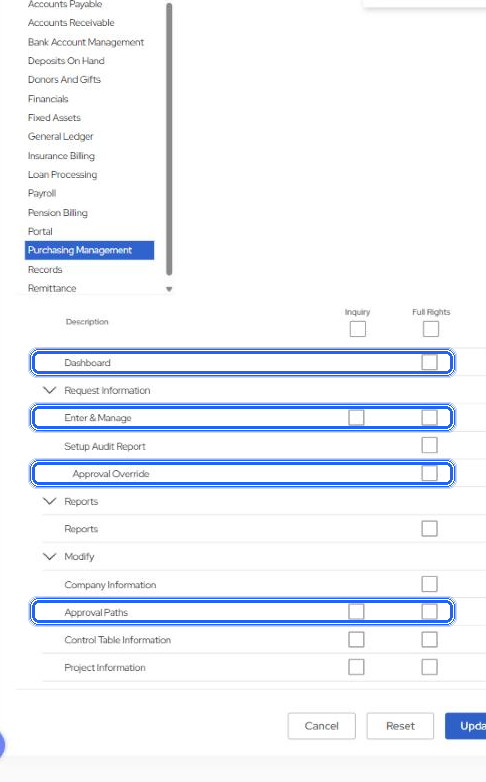
#> input picture docs/Pics/Permissions/taskrole-purchasing.png, 486 x 782 px, given in place of taskrole-purchasing.jpg, which was not available
$ python highlight-taskrole-pics-2026-10-17.py
#> lines starting #> are read from the running program, lines starting #| are printed output that depends on the picture; pictures that were not available may be replaced by others from this repository, and a replacement may not be noted
# Highlight the rows that matter on the Task Role editor pictures (17 Oct 2026).
# Row bands are found from the table's horizontal rules, then each requested y is snapped to its band.
from PIL import Image, ImageDraw
import os
SRC = r"C:\Users\ocurran\AppData\Local\Temp\claude\C--Users-ocurran\757e49f3-a29b-471e-8afb-fe14ef9b4809\scratchpad\oldui"
OWN = r"C:\Users\ocurran\AppData\Local\Temp\claude\C--Users-ocurran\757e49f3-a29b-471e-8afb-fe14ef9b4809\images\67.png"
DST = r"C:\Users\ocurran\Desktop\For Dashboard\Step 7 - Version 2\Complete Version 2\docs\Pics\Permissions"
BLUE = (37, 99, 235)   # a brand-like blue, drawn 3px with a soft outer glow


def rules(im, x0, x1, ymin, ymax):
    """y positions of thin horizontal grey rules spanning most of x0..x1"""
#> called with x0 = 40, x1 = 440, ymin = 0, ymax = 782
    px = im.load(); out = []
    for y in range(ymin, ymax):
        dark = 0; n = 0
        for x in range(x0, x1, 2):
            r, g, b = px[x, y]; n += 1
            if r < 236 and abs(r - g) < 8 and abs(g - b) < 8: dark += 1
        if dark > n * 0.7: out.append(y)
#> after the loop, out = [768, 769, 770, 771, 772, 773, 774, 775, 776, 777, 778, 779, 780, 781]
    # collapse runs
    bands = []
    for y in out:
        if bands and y - bands[-1][1] <= 2: bands[-1][1] = y
        else: bands.append([y, y])
#> this loop made 14 passes
#> after the loop, bands = [[768, 781]]
    return [b[0] for b in bands]


HALF = 13
def snap(ys, y):
    """a fixed band around the row centre (the table's rules are too faint to detect reliably)"""
    return y - HALF, y + HALF


def box(d, x0, y0, x1, y1):
    for k, a in ((4, 60), (3, 120), (2, 255)):
        d.rounded_rectangle((x0 - k, y0 - k, x1 + k, y1 + k), radius=8, outline=BLUE + (a,), width=1)
    d.rounded_rectangle((x0, y0, x1, y1), radius=7, outline=BLUE + (255,), width=3)


def mark(name, src_jpg, crop, rows, xr, scan):
    im = Image.open(src_jpg).convert("RGB").crop(crop)
    ys = rules(im, scan[0], scan[1], 0, im.size[1])
#> ys = [768]
    ov = Image.new("RGBA", im.size, (0, 0, 0, 0)); d = ImageDraw.Draw(ov)
#> after `ov = Image.new('RGBA', im.size, (0, 0, 0, 0))`: ov: PIL image 486x782 RGBA; every value is 0
    for y in rows:
        t, b = snap(ys, y)
        box(d, xr[0], t + 2, xr[1], b - 2)
#> this loop made 4 passes
#> (t, b) on passes 1 to 4: (349, 375), (404, 430), (460, 486), (598, 624)
    out = Image.alpha_composite(im.convert("RGBA"), ov).convert("RGB")
    out.save(os.path.join(DST, name + ".png"), optimize=True)
    print(name, "rules:", len(ys), "rows:", [snap(ys, y) for y in rows])
#| taskrole-purchasing rules: 1 rows: [(349, 375), (404, 430), (460, 486), (598, 624)]


C = (60, 14, 546, 796)     # the page card in the 800x1155 pane captures
X = (32, 452)              # label column start .. past the Full Rights box
S = (40, 440)              # where to scan for rules
# requested rows, in cropped coordinates (capture y minus 14)
mark("taskrole-purchasing", os.path.join(SRC, "taskrole-purchasing.jpg"), C, [362, 417, 473, 611], X, S)
mark("taskrole-payables", os.path.join(SRC, "taskrole-payables.jpg"), C, [131, 412, 489], X, S)
#> call 2 of mark, with name = 'taskrole-payables', crop = (60, 14, 546, 796), xr = (32, 452), scan = (40, 440)
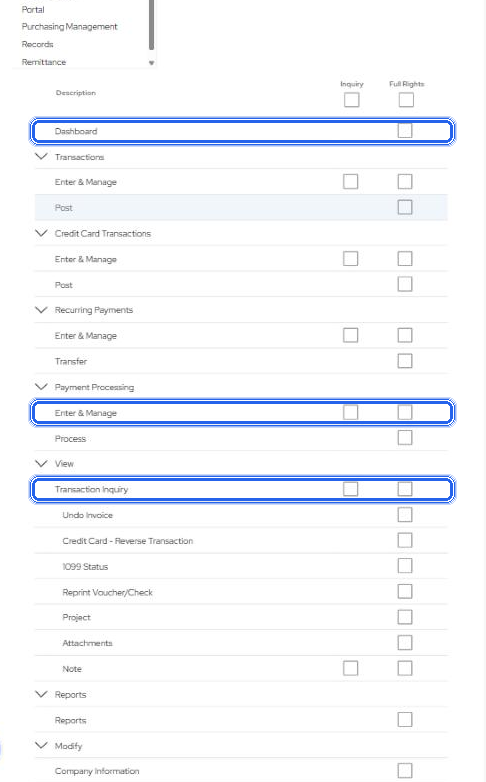
#> input picture docs/Pics/Permissions/taskrole-payables.png, 486 x 782 px, given in place of taskrole-payables.jpg, which was not available
#> in mark (call 2), `im = Image.open(src_jpg).convert("RGB").crop(crop)`:
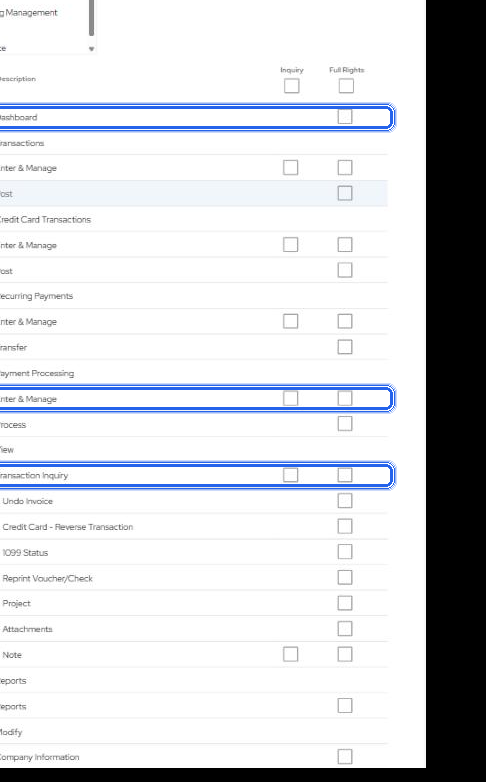
#> im: PIL image 486x782 RGB; mean R, G, B 210.3, 212.3, 216.5
#> the loop in rules (call 2), `for y in out:` made 20 passes
#> y on passes 1 to 12: 180, 205, 487, 615, 641, 743, 768, 769, 770, 771, 772, 773
#> in mark (call 2), `ys = rules(im, scan[0], scan[1], 0, im.size[1])`: ys = [180, 205, 487, 615, 641, 743, 768]
#> the loop in mark (call 2), `for y in rows:` made 3 passes
#> (t, b) on passes 1 to 3: (118, 144), (399, 425), (476, 502)
#| taskrole-payables rules: 7 rows: [(118, 144), (399, 425), (476, 502)]
mark("taskrole-bank", os.path.join(SRC, "taskrole-bank.jpg"), C, [549], X, S)
#> call 3 of mark, with name = 'taskrole-bank', crop = (60, 14, 546, 796), xr = (32, 452), scan = (40, 440)
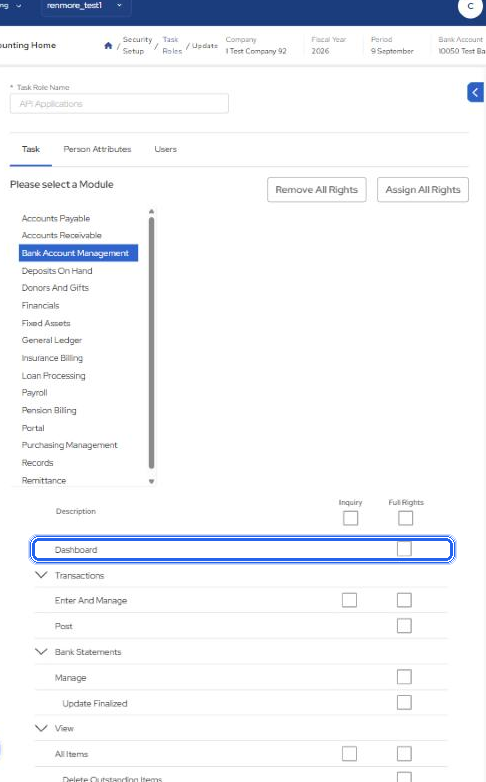
#> input picture docs/Pics/Permissions/taskrole-bank.png, 486 x 782 px, given in place of taskrole-bank.jpg, which was not available
#> in mark (call 3), `im = Image.open(src_jpg).convert("RGB").crop(crop)`:
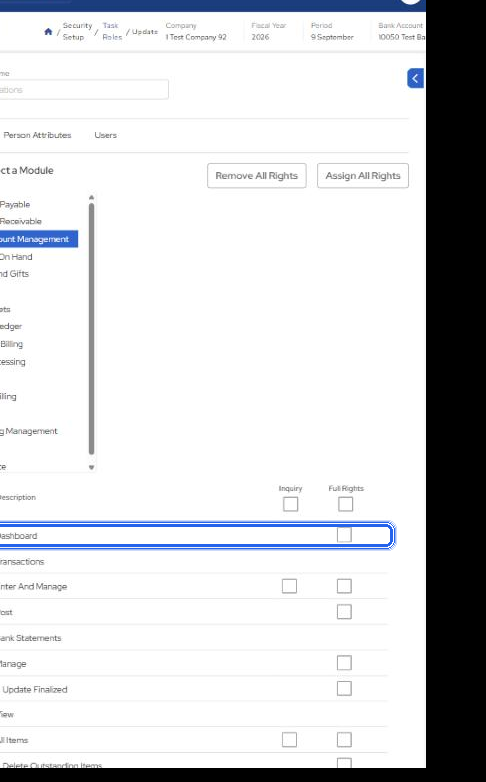
#> im: PIL image 486x782 RGB; mean R, G, B 211, 212.3, 214.9
#> in mark (call 3), `ys = rules(im, scan[0], scan[1], 0, im.size[1])`: ys = [152, 598, 726, 752, 768]
#> the loop in mark (call 3), `for y in rows:` made 1 pass
#> (t, b) on pass 1: (536, 562)
#| taskrole-bank rules: 5 rows: [(536, 562)]
mark("taskrole-gifts", os.path.join(SRC, "taskrole-gifts.jpg"), C, [336, 387], X, S)
#> call 4 of mark, with name = 'taskrole-gifts', crop = (60, 14, 546, 796), xr = (32, 452), scan = (40, 440)
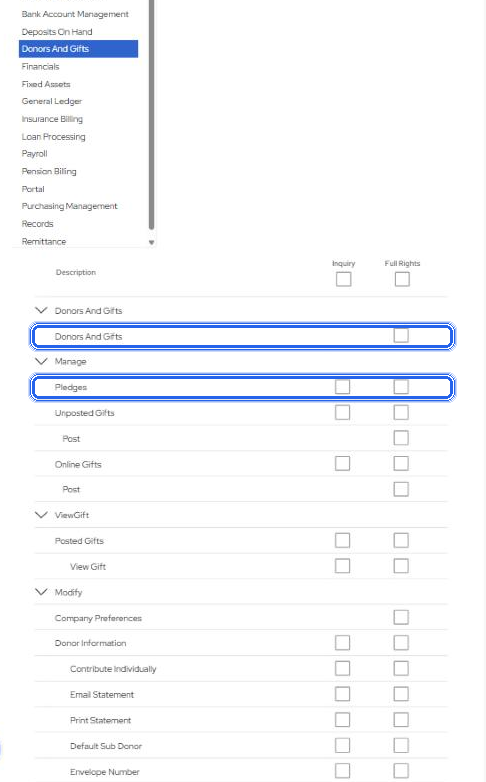
#> input picture docs/Pics/Permissions/taskrole-gifts.png, 486 x 782 px, given in place of taskrole-gifts.jpg, which was not available
#> in mark (call 4), `im = Image.open(src_jpg).convert("RGB").crop(crop)`:
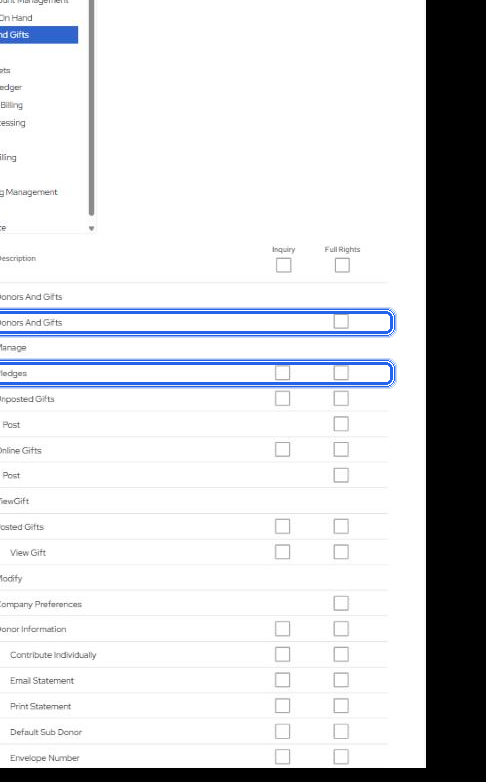
#> im: PIL image 486x782 RGB; mean R, G, B 212.1, 213.5, 216.5
#> in mark (call 4), `ys = rules(im, scan[0], scan[1], 0, im.size[1])`: ys = [385, 487, 513, 641, 768]
#> the loop in mark (call 4), `for y in rows:` made 2 passes
#> (t, b) on passes 1 to 2: (323, 349), (374, 400)
#> in mark (call 4), `out = Image.alpha_composite(im.convert("RGBA"), ov).convert("RGB")`:
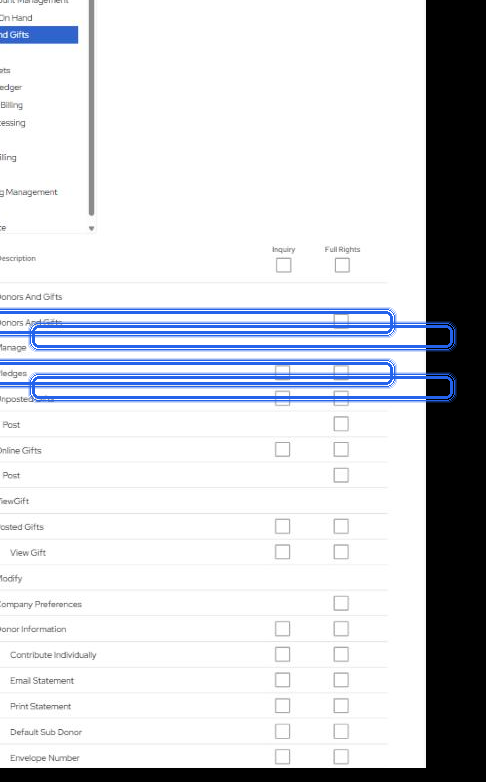
#> out: PIL image 486x782 RGB; mean R, G, B 207.9, 210.6, 216.5
#| taskrole-gifts rules: 5 rows: [(323, 349), (374, 400)]
#> (the run stopped early here; a loop or call above may not have finished)
